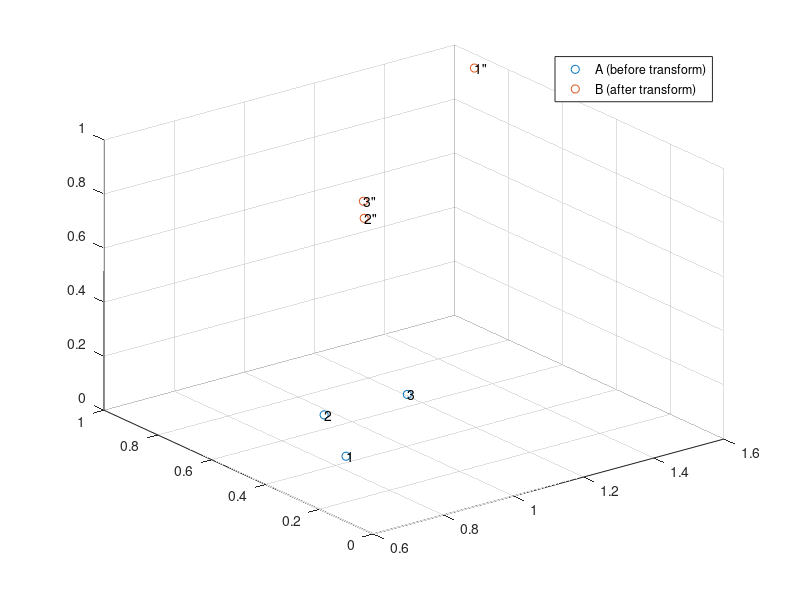

Here is the MATLAB script that generated this plot: (Note: this script raises an error after producing the figure.)
% 16-811 Fall 2019
% Emma Benjaminson
% Assignment 1
% Problem 5

%% 
clc ; clear all ; close all ; 

%% definitions

% matrix A is a 3 x 3 matrix where each row is a point, so each column is
% [x, y, z] coordinates for that point

%% create test points

% let A represent 3 points in 3D space (each row is a point) before
% transformation
A = rand(3,3) ; 

% let's apply a rotation about each axis
theta = pi/6 ; 

Rx = [1, 0, 0 ; 
      0, cos(theta), -sin(theta) ; 
      0, sin(theta), cos(theta) ] ; 
  
Ry = [cos(theta), 0, sin(theta) ; 
      0, 1, 0 ; 
      -sin(theta), 0, cos(theta) ] ; 
  
Rz = [cos(theta), -sin(theta), 0 ; 
      sin(theta), cos(theta), 0 ; 
      0, 0, 1 ] ; 
  
Rtest = Rz*Ry*Rx ; 

% let's produce a random translation
ttest = rand(3,1) ; 

B = Rtest*A + ttest ; 

% let's plot the points before and after
figure(1) 
scatter3(A(:,1),A(:,2),A(:,3)) ; 
labelsA = {'1','2','3'} ; 
text(A(:,1),A(:,2),A(:,3),labelsA) ; 
hold on 
scatter3(B(:,1),B(:,2),B(:,3)) ; 
labelsB = {'1"','2"','3"'} ; 
text(B(:,1),B(:,2),B(:,3),labelsB) ; 
hold off 
legend('A (before transform)','B (after transform)') ; 

%% extract rotation and translation matrices

[R, t] = transformation(A,B) ; 

% print and compare matrices
R 

Rtest

t

ttest

%% transformation

function [R, t] = transformation(A, B) 

    %transformation assumes that the input matrices A and B are square

    %%%%%
    % A %
    %%%%%
    
    % calculate centroid
    nA = size(A,1) ;
    Acen = (1/nA) * sum(A,1) ; % take the average of all the cols for the average centroid
    
    % find the vectors v that are the distance from each point to the
    % centroid
    vA = zeros(nA,nA) ; 
    
    for i = 1:nA
        vA(i,:) = A(i,:) - Acen ;
    end
    
    %%%%%
    % B %
    %%%%%
    
    % calculate centroid
    nB = size(B,1) ;
    Bcen = (1/nB) * sum(B,1) ; % take the average of all the cols for the average centroid
    
    % find the vectors v that are the distance from each point to the
    % centroid
    vB = zeros(nB,nB) ; 
    
    for i = 1:nB
        vB(i,:) = B(i,:) - Bcen ;
    end 
    
    %%%%%%%%%%%
    % H, R, t %
    %%%%%%%%%%%
    
    H = vA*vB' ;
    
    [U,~,V] = svd(H) ; 
    
    X = V*U' ; 
    
    R = X ; 
    
    t = B - R*A ;    
    
end
